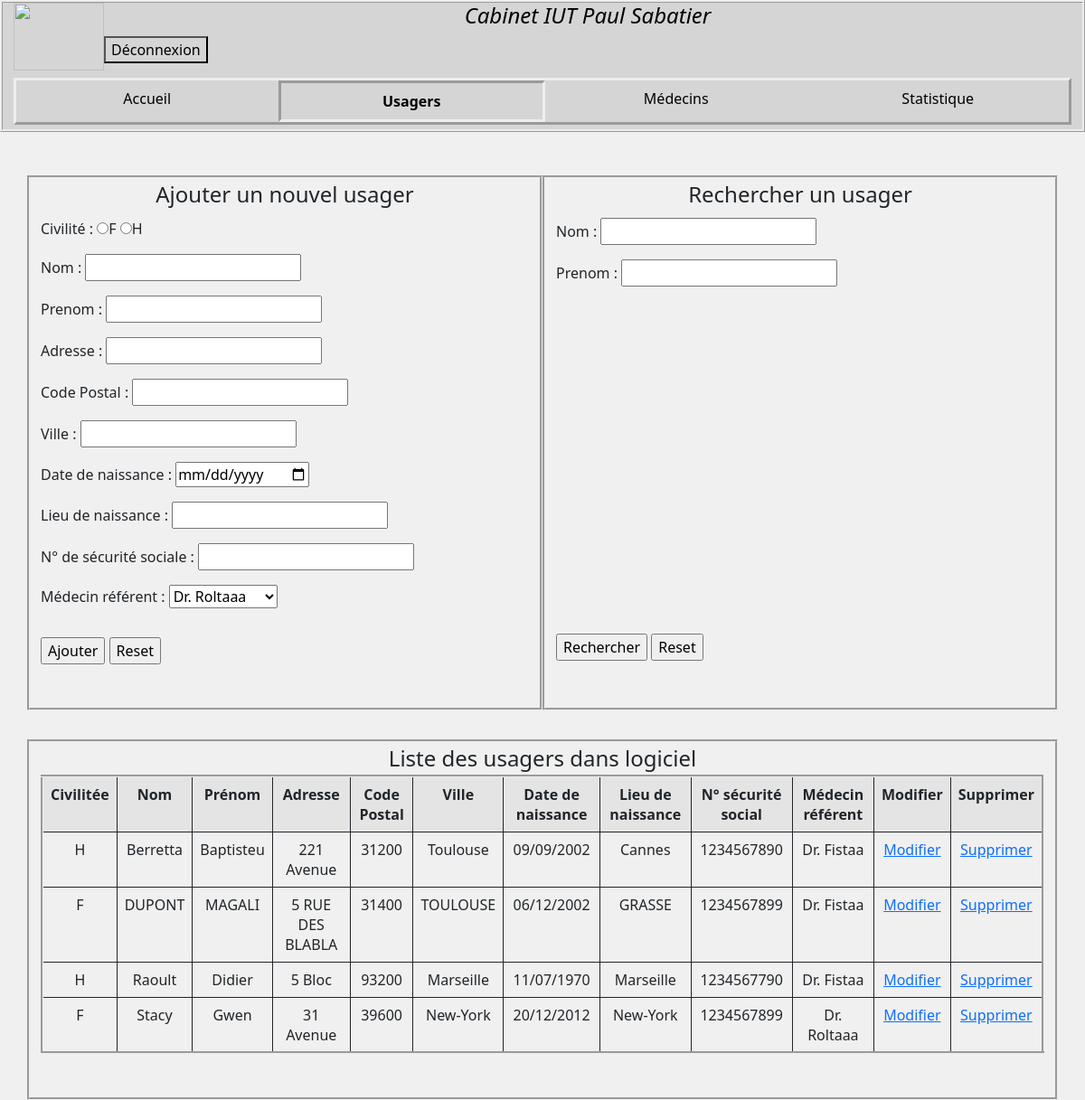
Page /pages/usager.php (signed in) on the committed database.
### tables this page shows
CREATE TABLE IF NOT EXISTS `patient` (
  `id_patient` int(11) NOT NULL AUTO_INCREMENT,
  `civilite` char(1) NOT NULL,
  `nom` varchar(250) NOT NULL,
  `prenom` varchar(250) NOT NULL,
  `adresse` varchar(250) NOT NULL,
  `code` int(5) NOT NULL,
  `ville` varchar(250) NOT NULL,
  `date_n` date NOT NULL,
  `lieux_n` varchar(250) NOT NULL,
  `num_secu` int(10) NOT NULL,
  `id_medecin` int(11) DEFAULT NULL,
  PRIMARY KEY (`id_patient`),
  KEY `id_medecin` (`id_medecin`)
);

CREATE TABLE IF NOT EXISTS `medecin` (
  `id_medecin` int(11) NOT NULL AUTO_INCREMENT,
  `civilite` char(1) NOT NULL,
  `nom` varchar(250) NOT NULL,
  `prenom` varchar(250) NOT NULL,
  PRIMARY KEY (`id_medecin`)
);

### pages/usager.php (the view, shortened to what this page needs)
<?php
if (isset($_SESSION['login'])) {
?>
    <?php
    require_once('fonction.php');
    $linkpdo = connection();
    ?>
    <html>
    <head>
        <link href="../css/bootstrap.min.css" rel="stylesheet">
        <link href="../css/monStyle.css" rel="stylesheet">
    </head>
    <body>
        <?php
        require_once('fonction.php');
        ?>
        <div class="container">
            <div class="row">
                <div class="col-sm-6 bordure">
                    <form action="ajouter_usager.php" method="post">
                        <fieldset>
                            <legend class="text-center">Ajouter un nouvel usager</legend>
                            <p>Civilité : <input type="radio" name="genre" value="F" required>F
                                <input type="radio" name="genre" value="H" required>H
                            </p>
                            <p>Nom : <input type="text" name="nom" required /></p>
                            <p>Prenom : <input type="text" name="prenom" required /></p>
                            <p>Adresse : <input type="text" name="adresse" required /></p>
                            <p>Code Postal : <input type="text" name="code" required /></p>
                            <p>Ville : <input type="text" name="ville" required /></p>
                            <p>Date de naissance : <input type="date" name="date" required /></p>
                            <p>Lieu de naissance : <input type="text" name="lieu" required /></p>
                            <p>N° de sécurité sociale : <input type="text" name="num" required /></p>
                            <p>Médecin référent : <select name="refmed" id="refmed" required> </p>
                            <?php
                            $reponse = $linkpdo->query('select * from medecin ');
                            while ($donnees = $reponse->fetch()) {
                            ?>
                                <option value="<?php echo $donnees['id_medecin']; ?>">
                                    <?php echo "Dr. ";
                                    echo $donnees['nom']; ?>
                                </option>
                            <?php } ?>
                            <p style="padding-top: 1em;">
                                <input type="submit" value="Ajouter">
                                <input type="reset">
                            </p>
                        </fieldset>
                    </form>
                </div>
                <div class="col-sm-6 bordure">
                    <form action="usager_rech.php" method="post">
                        <fieldset>
                            <legend class="text-center">Rechercher un usager</legend>
                            <p>Nom : <input type="text" name="nomr" required /></p>
                            <p>Prenom : <input type="text" name="prenomr" required /></p>
                            <p style="padding-top: 23em;">
                                <input type="submit" value="Rechercher">
                                <input type="reset">
                            </p>
                        </fieldset>
                    </form>
                </div>
                <div class="col-sm-12 bordure">
                    <?php
                    $linkpdo = connection();
                    $req = $linkpdo->prepare("SELECT *, medecin.nom AS nomM, DATE_FORMAT(date_n, '%d/%m/%Y') AS date,
                                        patient.nom AS nomP, patient.prenom AS preP, patient.civilite AS civilP
                                    FROM patient, medecin
                                    WHERE patient.id_medecin = medecin.id_medecin
                                    ORDER BY patient.nom ASC");
                    $req->execute();
                    if ($req) {
                        echo "<legend class=\"text-center\">Liste des usagers dans logiciel<legend>\n";
                        $nbUtilisateur = $req->rowCount();
                        if ($nbUtilisateur > 0) {
                            echo "<table class=\"table table-bordered table-striped text-center\">\n";
                            echo "<tr>\n";
                            echo "<td><strong>Civilitée</strong></td>\n";
                            echo "<td><strong>Nom</strong></td>\n";
                            echo "<td><strong>Prénom</strong></td>\n";
                            echo "<td><strong>Adresse</strong></td>\n";
                            echo "<td><strong>Code Postal</strong></td>\n";
                            echo "<td><strong>Ville</strong></td>\n";
                            echo "<td><strong>Date de naissance</strong></td>\n";
                            echo "<td><strong>Lieu de naissance</strong></td>\n";
                            echo "<td><strong>N° sécurité social</strong></td>\n";
                            echo "<td><strong>Médecin référent</strong></td>\n";
                            echo "<td><strong>Modifier</strong></td>\n";
                            echo "<td><strong>Supprimer</strong></td>\n";
                            echo "</tr>\n";
                            while ($utilisateur = $req->fetch()) {
                                echo "<tr>\n";
                                echo "<td>" . $utilisateur["civilP"] . "</td>\n";
                                echo "<td>" . $utilisateur["nomP"] . "</td>\n";
                                echo "<td>" . $utilisateur["preP"] . "</td>\n";
                                echo "<td>" . $utilisateur["adresse"] . "</td>\n";
                                echo "<td>" . $utilisateur["code"] . "</td>\n";
                                echo "<td>" . $utilisateur["ville"] . "</td>\n";
                                echo "<td>" . $utilisateur["date"] . "</td>\n";
                                echo "<td>" . $utilisateur["lieux_n"] . "</td>\n";
                                echo "<td>" . $utilisateur["num_secu"] . "</td>\n";
                                echo "<td>Dr. " . $utilisateur["nomM"] . "</td>\n";
                                echo "<td><a href='usager_form_modif.php?id=" . $utilisateur["id_patient"] . "'>Modifier </a></td>\n";
                                echo "<td><a onClick=\"javascript: return confirm('Voulez-vous vraiment supprimer l\'usager ?');\" href='supp_usager.php?id=" . $utilisateur["id_patient"] . "'>Supprimer</a></td><tr>";
                                echo "</tr>\n";
                            }
                            echo "</table>\n";
                        } else {
                            echo "Aucun usager dans la liste";
                        }
                    } else {
                        echo "Requête non fonctionnel";
                    }
                    ?>
                </div>
    </body>
    </html>
<?php } ?>

### css/monStyle.css (style rules this page uses)
html, body { background-color: #f0f0f0; height: 100%; }
.bordure { border: groove; padding-bottom: 1em; margin-top: 2em; }
.table { border: groove; }

### rows in the picture
patient: civilite "H", nom "Berretta", prenom "Baptisteu", adresse "221 Avenue", code "31200", ville "Toulouse", date "09/09/2002", lieux_n "Cannes", num_secu "1234567890", id_medecin.nom "Fistaa"
patient: civilite "F", nom "DUPONT", prenom "MAGALI", adresse "5 RUE DES BLABLA", code "31400", ville "TOULOUSE", date "06/12/2002", lieux_n "GRASSE", num_secu "1234567899", id_medecin.nom "Fistaa"
patient: civilite "H", nom "Raoult", prenom "Didier", adresse "5 Bloc", code "93200", ville "Marseille", date "11/07/1970", lieux_n "Marseille", num_secu "1234567790", id_medecin.nom "Fistaa"
patient: civilite "F", nom "Stacy", prenom "Gwen", adresse "31 Avenue", code "39600", ville "New-York", date "20/12/2012", lieux_n "New-York", num_secu "1234567899", id_medecin.nom "Roltaaa"
